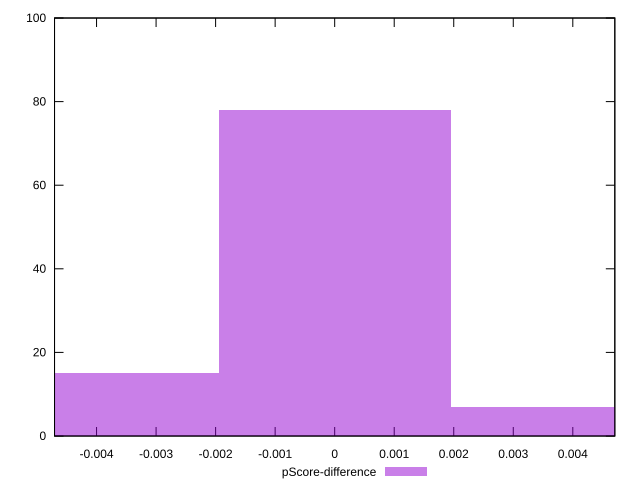

gnuplot code for this plot:
reset

$pScoreDifference <<EOF
0.003896958340143307 7
0 78
-0.003896958340143307 15
EOF

set key outside below
set boxwidth 0.003896958340143307
set xrange [-0.004705882352941171:0.004705882352941171]
set yrange [0:100]
set trange [0:100]
set style fill transparent solid 0.5 noborder
set terminal svg size 640, 490 enhanced background rgb 'white'
set output "report_00018_2021-02-10T15-25-16.877Z/uses-text-compression/samples/pages+cached+noadtech+nomedia/pScore-difference/histogram.svg"

plot $pScoreDifference title "pScore-difference" with boxes

reset
